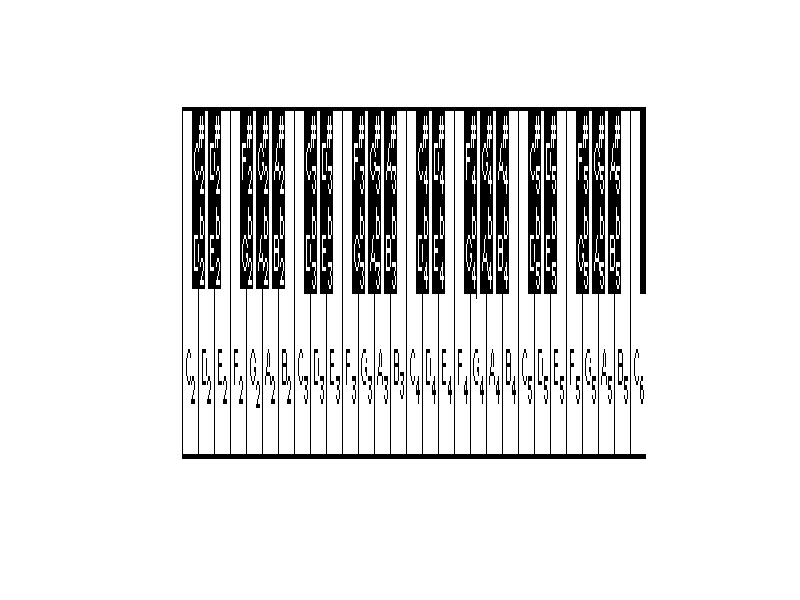

The MATLAB source for this figure:
function keymap()
% This is the machine-generated representation of a Handle Graphics object
% and its children.  Note that handle values may change when these objects
% are re-created. This may cause problems with any callbacks written to
% depend on the value of the handle at the time the object was saved.
%
% To reopen this object, just type the name of the M-file at the MATLAB
% prompt. The M-file and its associated MAT-file must be on your path.

load keymap                            

a = figure('Color',[0.8 0.8 0.8], ...
	'Colormap',mat0, ...
	'PointerShapeCData',mat1, ...
	'Position',[0 0 818 135]);
b = axes('Parent',a, ...
	'Box','on', ...
	'CameraUpVector',[0 1 0], ...
	'CameraUpVectorMode','manual', ...
	'Color',[1 1 1], ...
	'ColorOrder',mat2, ...
	'Layer','top', ...
	'Visible','off', ...
	'XColor',[0 0 0], ...
	'XLim',[100 650], ...
	'XLimMode','manual', ...
	'YColor',[0 0 0], ...
	'YDir','reverse', ...
	'YLim',[133 240], ...
	'YLimMode','manual', ...
	'ZColor',[0 0 0]);
c = image('Parent',b, ...
	'CData',mat3, ...
	'XData',[1 1024], ...
	'YData',[1 768]);
c = text('Parent',b, ...
	'Color',[0 0 0], ...
	'HandleVisibility','callback', ...
	'HorizontalAlignment','center', ...
	'Position',[374.566 126.128 0], ...
	'VerticalAlignment','bottom');
set(get(c,'Parent'),'Title',c);
